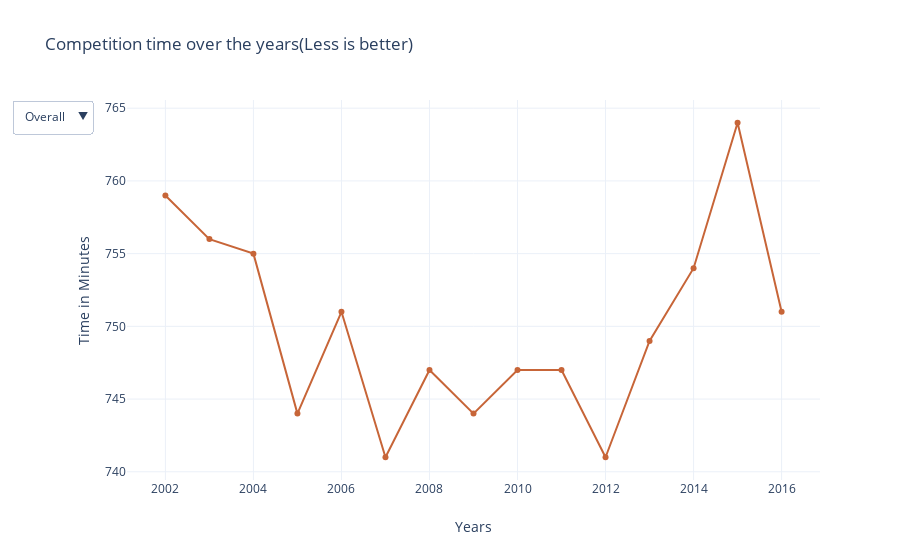

Notebook code for this chart:
### Code cell
# create Templates
line1 = PlotTemplate(yearForCompetitionTime, overallTimeYears, "Overall Time", "#C76538", True)
line2 = PlotTemplate(yearForCompetitionTime, swimTimeYears, "Swim Time", "#52C738")
line3 = PlotTemplate(yearForCompetitionTime, bikeTimeYears, "Bike Time", "#389AC7")
line4 = PlotTemplate(yearForCompetitionTime, runTimeYears, "Run Time", "#AD38C7")

# use plotMaker
competitionTimeFig = plotMaker(
    [line1, line2, line3, line4],
    "Competition time over the years(Less is better)",
    "line",
    "Years",
    "Time in Minutes",
    ["Overall", "Swim", "Bike", "Run"],
    1,
)

iplot(competitionTimeFig)

### Figure 1 — Plotly figure (JSON) as saved in the notebook; plotly's stock layout.template omitted (floating-point values rounded to 4 significant figures)
{"data": [{"marker": {"color": "#C76538"}, "name": "Overall Time", "type": "scatter", "visible": true, "x": [2002, 2003, 2004, 2005, 2006, 2007, 2008, 2009, 2010, 2011, 2012, 2013, 2014, 2015, 2016], "y": [759, 756, 755, 744, 751, 741, 747, 744, 747, 747, 741, 749, 754, 764, 751]}, {"marker": {"color": "#52C738"}, "name": "Swim Time", "type": "scatter", "visible": false, "x": [2002, 2003, 2004, 2005, 2006, 2007, 2008, 2009, 2010, 2011, 2012, 2013, 2014, 2015, 2016], "y": [78, 74, 75, 74, 76, 75, 77, 77, 76, 76, 78, 76, 74, 77, 77]}, {"marker": {"color": "#389AC7"}, "name": "Bike Time", "type": "scatter", "visible": false, "x": [2002, 2003, 2004, 2005, 2006, 2007, 2008, 2009, 2010, 2011, 2012, 2013, 2014, 2015, 2016], "y": [374, 373, 378, 369, 378, 375, 373, 370, 372, 375, 370, 375, 379, 381, 378]}, {"marker": {"color": "#AD38C7"}, "name": "Run Time", "type": "scatter", "visible": false, "x": [2002, 2003, 2004, 2005, 2006, 2007, 2008, 2009, 2010, 2011, 2012, 2013, 2014, 2015, 2016], "y": [291, 296, 288, 290, 285, 280, 284, 284, 285, 282, 278, 285, 286, 291, 281]}], "layout": {"title": {"text": "Competition time over the years(Less is better)"}, "updatemenus": [{"buttons": [{"args": [{"visible": [true, false, false, false]}], "label": "Overall", "method": "update"}, {"args": [{"visible": [false, true, false, false]}], "label": "Swim", "method": "update"}, {"args": [{"visible": [false, false, true, false]}], "label": "Bike", "method": "update"}, {"args": [{"visible": [false, false, false, true]}], "label": "Run", "method": "update"}]}], "xaxis": {"title": {"text": "Years"}}, "yaxis": {"title": {"text": "Time in Minutes"}}}}
